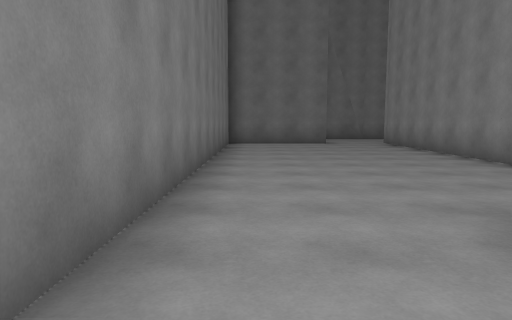
[1] (above)

19 first-person views from a walk through a 3-D level made in the Unity game engine. The camera is 1.4 m above the floor, tilts 6° down and sees 70° across. The floor is counted in squares, 2 m on a side. Each view is taken from the middle of a square. On the plan, view 1 faces up. The plan holds only what a view shows up to about 11 squares ahead; the rest is blank. The place goes on beyond the plan. The player is left out. Surface patterns are stand-ins for the level's own textures.

[2]
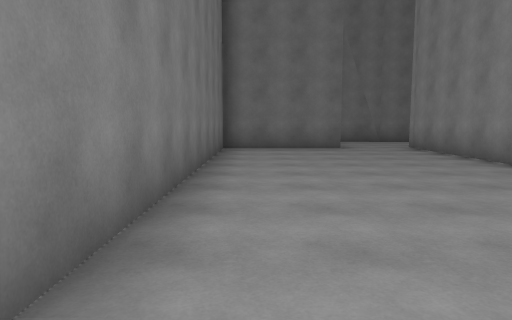

[3]
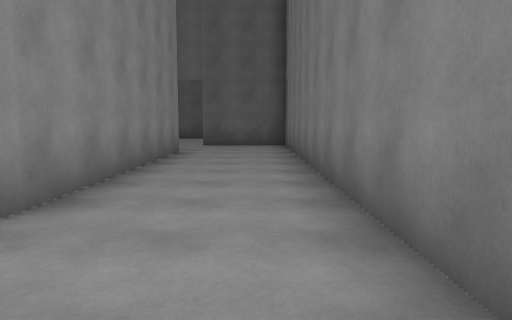

[4]
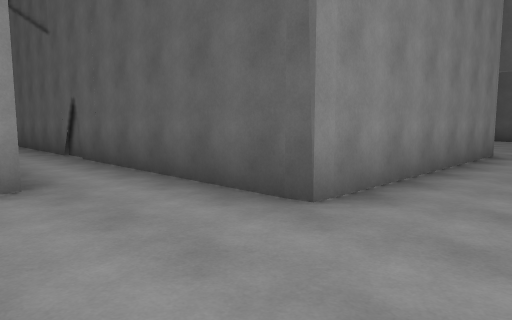

[5]
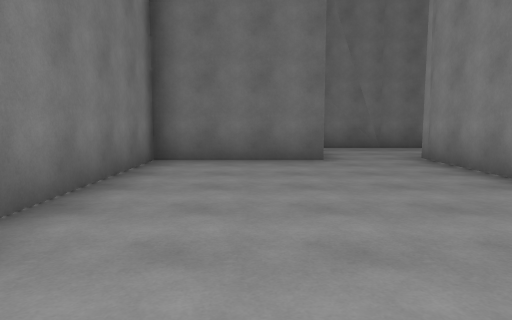

[6]
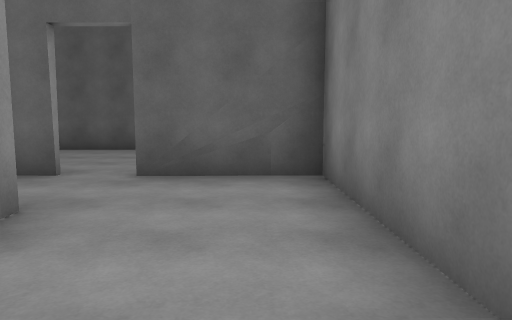

[7]
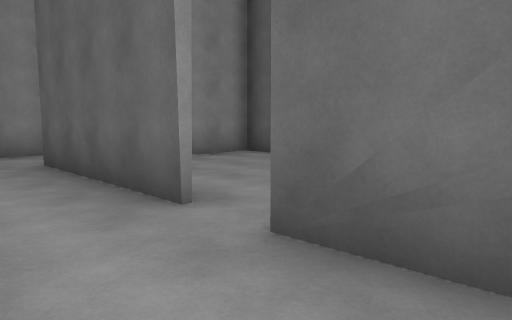

[8]
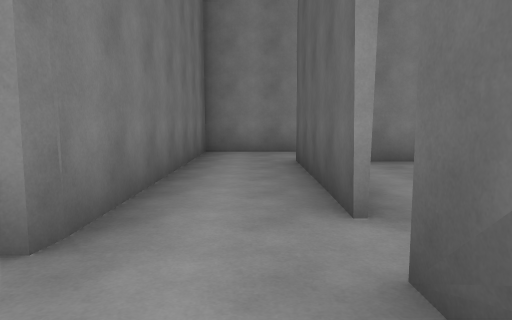

[9]
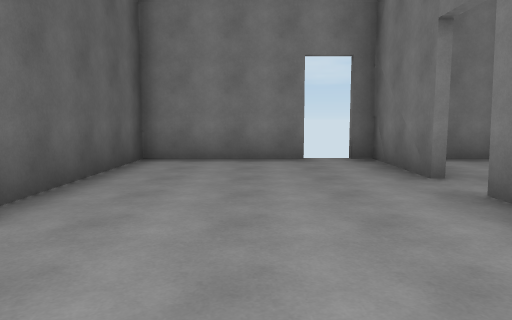

[10]
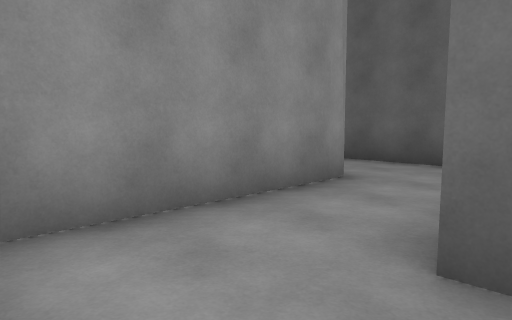

[11]
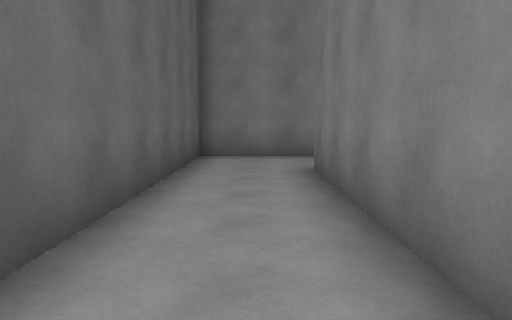

[12]
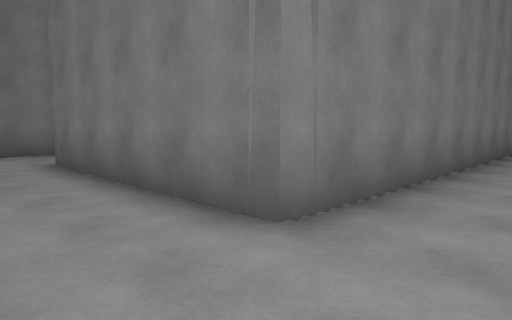

[13]
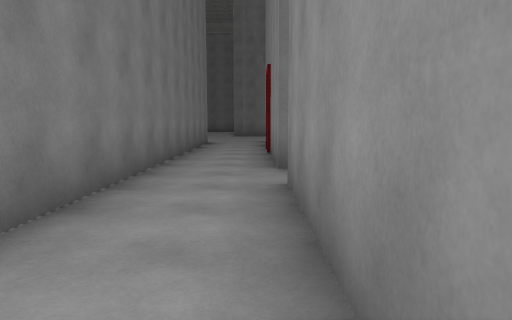

[14]
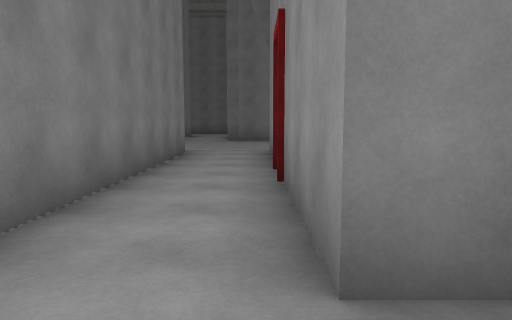

[15]
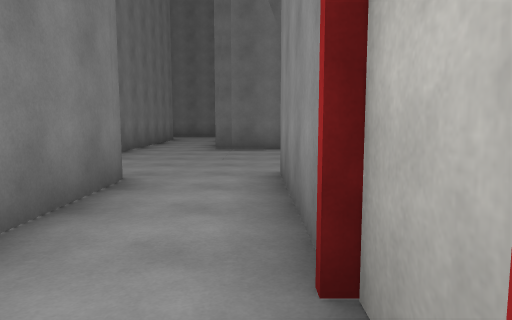

[16]
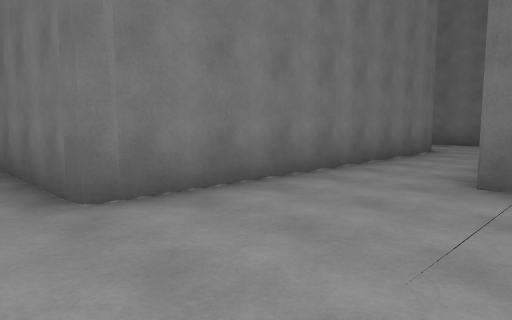

[17]
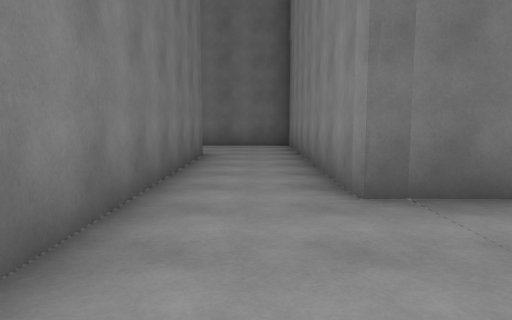

[18]
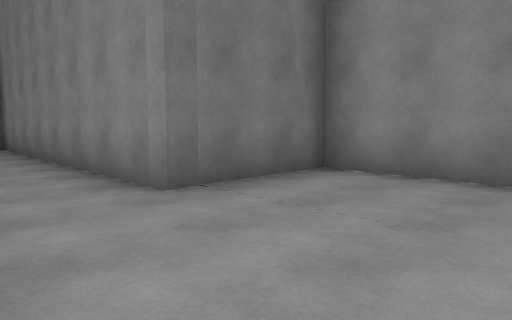

[19]
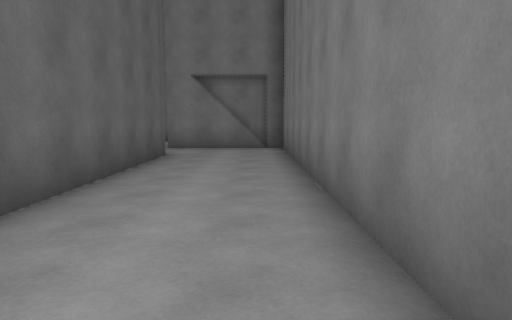

### Floor plan
Points are (right, up) in squares from view 1. A wall is a line through its corners. A room is listed if a view was taken in it or the views show most of it. See-through windows are left out.
Room 1 (views 1, 2, 3, 4, 5, 6, 7, 8, 10)
walls: (4.2, 5.9) (4.2, 11.8); (2.2, 11.7) (-0.9, 11.7) (-0.9, -6.2); (2.6, -5.7) (6.6, -5.6); (-0.9, -5.7) (1.6, -5.7); (6.6, -7.5) (6.6, -8.5); (8.5, -8.1) (8.5, -3.8) (1.8, -3.9) (1.8, 2.5) (4.5, 2.5); (8.5, -8.2) (8.5, -7.7)
ways out: opening at (2, -6) to room 2; opening at (3.5, 12) to room 3; opening at (5, 3) to room 3; opening at (8, -9) to room 3
Room 2 (view 9)
walls: (3, -5.8) (2.5, -5.8); (1.6, -5.8) (-1.1, -5.8); (6.4, -10.1) (6.4, -7); (-0.9, -7) (-0.9, -10.1) (7, -10.1)
ways out: opening at (2, -6) to room 1; gap at (-1, -7)
Room 3 (views 11, 12, 13, 14, 15, 16, 17, 18, 19)
walls: (11.8, 4.1) (8.7, 4.1); (13.3, 2.6) (13.4, 2.1); (13.4, 2.2) (13.4, -8.1); (14.5, 7.3) (13.9, 7.2) (14, 14.7) (2.5, 14.7); (16.7, 4.8) (16.7, 7.2) (13.9, 7.3); (15.4, -2.6) (15.4, 2.9); (4.5, 2.5) (12.1, 2.5); (11.9, 12.1) (11.9, 4.4); (13.1, -8.2) (8.5, -8.2); (4.4, 12.1) (9.4, 12.1); (6.6, -8.5) (6.6, -10.2); (15.4, -9.6) (15.4, -5.9); (7, -10.1) (12.5, -10.1); (2, 14.4) (2, 13.4); (2.2, 14.8) (2.2, 11.7)
ways out: opening at (3.5, 12) to room 1; opening at (5, 3) to room 1; opening at (8, -9) to room 1

Positions as (right, up) in squares from view 1, and headings:
1: (0, 0), facing up
2: (0, 2), facing up
3: (0, 5), facing down
4: (0, 5), facing down-right
5: (1, 5), facing up
6: (0, -1), facing down
7: (0, -4), facing down-right
8: (0, -5), facing right
9: (6, -8), facing left
10: (6, -4), facing down-right
11: (14, -9), facing left
12: (15, -10), facing up-left
13: (15, -10), facing up
14: (15, -6), facing up
15: (15, -2), facing up
16: (15, 3), facing up-left
17: (13, 4), facing up
18: (12, 4), facing up-right
19: (12, 14), facing left
